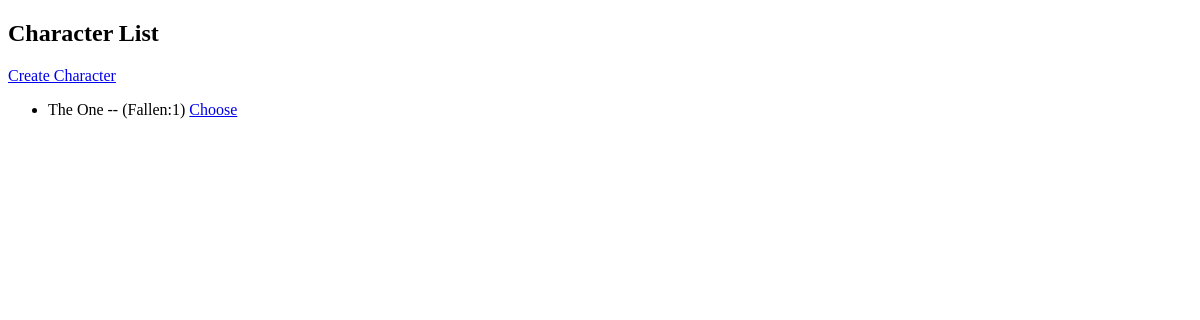
Before: /list (signed in) with the older database file.
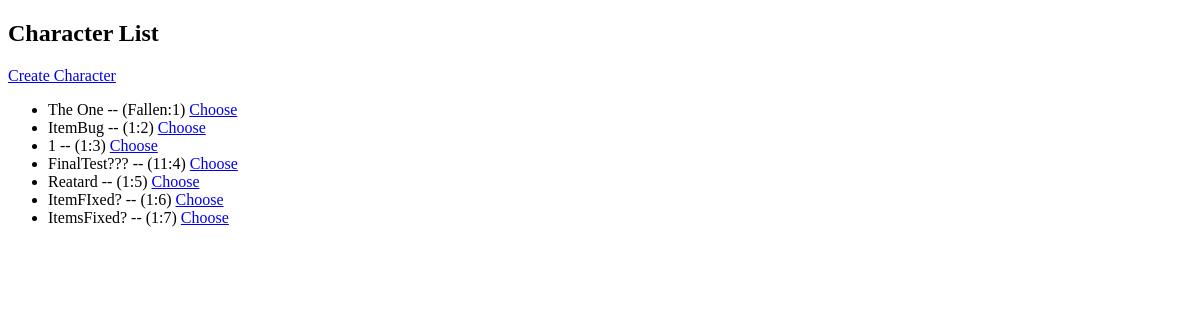
After: the same page with the newer database file.
### tables this page shows
CREATE TABLE Character(
characterid INTEGER PRIMARY KEY AUTOINCREMENT,
userid INTEGER REFERENCES User(userid),
background TEXT NOT NULL,
iscompanion INTEGER CHECK(iscompanion >= 0) DEFAULT NULL, 
name TEXT,
playername TEXT,
electrum INTEGER CHECK(electrum >= 0) DEFAULT 0,
gold INTEGER CHECK(gold >= 0) DEFAULT 0,
silver INTEGER CHECK(silver >= 0) DEFAULT 0,
copper INTEGER CHECK(copper >= 0) DEFAULT 0,
platinum INTEGER CHECK(platinum >= 0) DEFAULT 0,
ownerid INTEGER REFERENCES Character(characterid) DEFAULT NULL
);

### MyFlask.py (the view)
@app.route("/list") #character listing page
def list_characters():
    conn = sqlite3.connect("DnDCharacterManager.db")
    cursor = conn.cursor()
    cursor.execute("SELECT * FROM User")
    print(cursor.fetchall())
    cursor.execute("SELECT * FROM Character")
    print(cursor.fetchall())
    user_id = session.get("userid")
    cursor.execute("SELECT characterid, name, background FROM Character WHERE userid = ? AND iscompanion = 0", (user_id,))
    characters = cursor.fetchall()
    cursor.execute("SELECT username FROM User WHERE userid = ?", (user_id,))
    username = cursor.fetchone()[0]
    conn.close()
    return render_template("list.html", characters=characters, username=username)

### templates/list.html (shortened to what this page needs)
<!DOCTYPE html>
<html lang="en">
<head>
</head>
<body>
    <h2>Character List</h2>
    <a href="/charactercreation"> Create Character </a>
    <ul>
        {% for c in characters %}
            <li>
                {{c[1]}} -- ({{c[2]}}:{{c[0]}})
                <a href="character/{{ c[0] }}">Choose</a>
            </li>
        {% endfor %}
    </ul>
</body>
</html>

Changed rows visible on the page:
added Character: name "ItemBug", background "1", characterid "2"
added Character: name "1", background "1", characterid "3"
added Character: name "FinalTest???", background "11", characterid "4"
added Character: name "Reatard", background "1", characterid "5"
added Character: name "ItemFIxed?", background "1", characterid "6"
added Character: name "ItemsFixed?", background "1", characterid "7"
